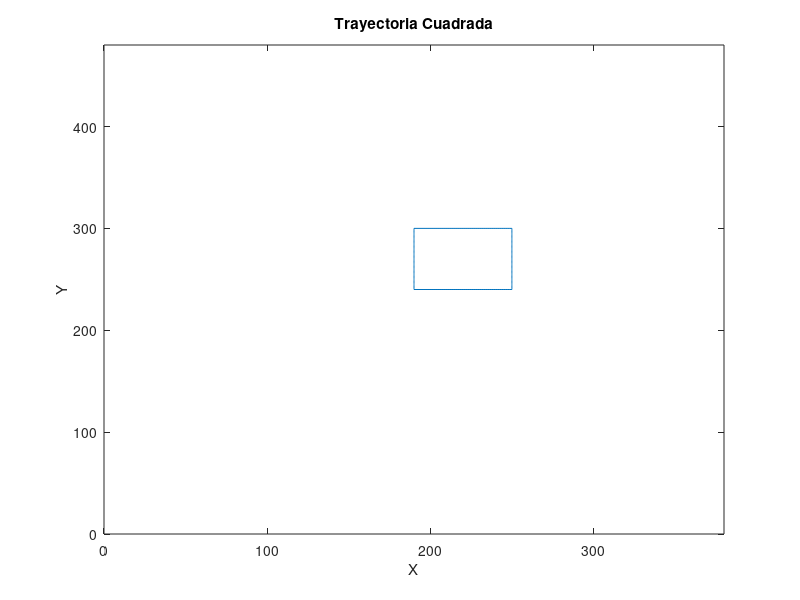
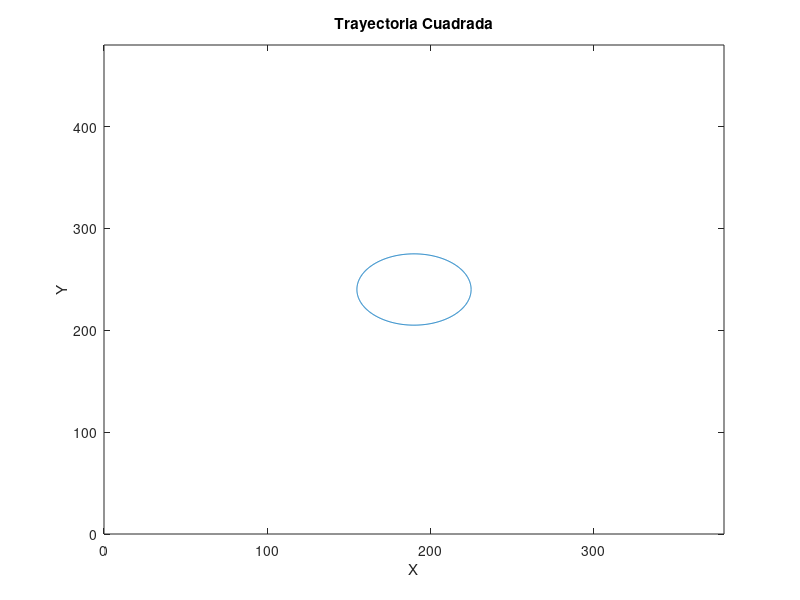

These figures' MATLAB source, in order:
%% Trayectoria Cuadrada

cuadrado = [0, 0; 
            1, 0; 
            1, 1; 
            0, 1; 
            0, 0];

bajox = linspace(190,250,50);
bajoy = linspace(240,240,50);

derechax = linspace(250,250,50);
derechay = linspace(240,300,50);

arribax = linspace(250,190,50);
arribay = linspace(300,300,50);

izquierdax = linspace(190,190,50);
izquierday = linspace(300,240,50);

cuadrado_totalx = [bajox, derechax, arribax, izquierdax];
cuadrado_totaly = [bajoy, derechay, arribay, izquierday];

cuadrado_interpolado = zeros(200, 2);

for i = 1:length(cuadrado_totalx)
    cuadrado_interpolado(i, 1) = cuadrado_totalx(i); 
    cuadrado_interpolado(i, 2) = cuadrado_totaly(i); 
    
end

p = cuadrado_interpolado;
save('Trayectoria_Cuadrada', 'p');

figure(1);
plot(cuadrado_interpolado(:, 1), cuadrado_interpolado(:, 2));
title('Trayectoria Cuadrada');
xlabel('X');
ylabel('Y');
ylim([0 480]);
xlim([0 380]);
hold on;

%% Circular
theta = 0:0.01:2*pi; %Rango de theta
r = 35; 
% Coordenadas del circulo
xCenter = 380/2;
yCenter = 480/2;

xCoord = xCenter + r*cos(theta);
yCoord = yCenter + r*sin(theta);

circulo_interpolado = zeros(length(xCoord), 2);

for i = 1:length(xCoord)
    circulo_interpolado(i, 1) = xCoord(i); 
    circulo_interpolado(i, 2) = yCoord(i); 
    
end

p = circulo_interpolado;

save('Trayectoria_Circular', 'p');

figure(2);
plot(xCoord, yCoord);
title('Trayectoria Cuadrada');
xlabel('X');
ylabel('Y');
ylim([0 480]);
xlim([0 380]);
hold on;
